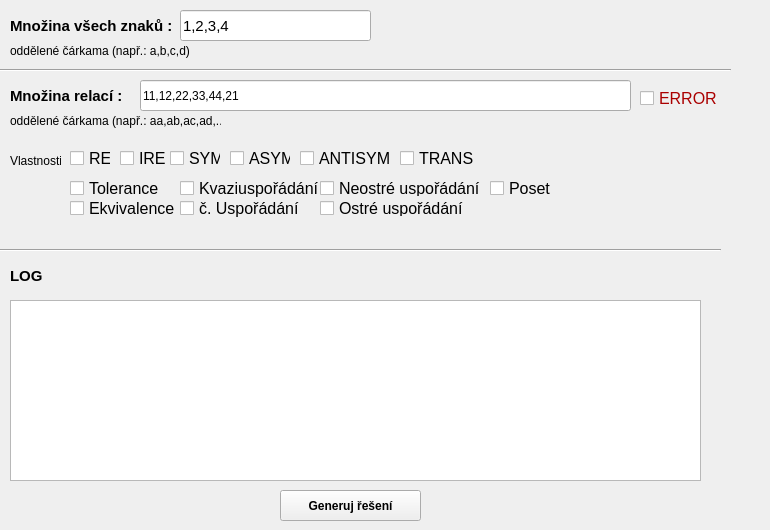
    <widget class="QWidget" name="tab">
     <attribute name="title">
      <string>Relace</string>
     </attribute>
     <widget class="QLabel" name="label">
      <property name="geometry">
       <rect>
        <x>10</x>
        <y>10</y>
        <width>181</width>
        <height>31</height>
       </rect>
      </property>
      <property name="font">
       <font>
        <pointsize>11</pointsize>
        <weight>75</weight>
        <bold>true</bold>
       </font>
      </property>
      <property name="text">
       <string>Množina všech znaků :</string>
      </property>
     </widget>
     <widget class="QLineEdit" name="i_chars">
      <property name="geometry">
       <rect>
        <x>180</x>
        <y>10</y>
        <width>191</width>
        <height>31</height>
       </rect>
      </property>
      <property name="font">
       <font>
        <pointsize>11</pointsize>
       </font>
      </property>
      <property name="text">
       <string>1,2,3,4</string>
      </property>
     </widget>
     <widget class="QLabel" name="label_4">
      <property name="geometry">
       <rect>
        <x>10</x>
        <y>40</y>
        <width>201</width>
        <height>21</height>
       </rect>
      </property>
      <property name="text">
       <string>oddělené čárkama (např.: a,b,c,d)</string>
      </property>
     </widget>
     <widget class="Line" name="line">
      <property name="geometry">
       <rect>
        <x>0</x>
        <y>60</y>
        <width>731</width>
        <height>20</height>
       </rect>
      </property>
      <property name="orientation">
       <enum>Qt::Horizontal</enum>
      </property>
     </widget>
     <widget class="QLabel" name="label_2">
      <property name="geometry">
       <rect>
        <x>10</x>
        <y>80</y>
        <width>181</width>
        <height>31</height>
       </rect>
      </property>
      <property name="font">
       <font>
        <pointsize>11</pointsize>
        <weight>75</weight>
        <bold>true</bold>
       </font>
      </property>
      <property name="text">
       <string>Množina relací :</string>
      </property>
     </widget>
     <widget class="QLineEdit" name="i_rels">
      <property name="geometry">
       <rect>
        <x>140</x>
        <y>80</y>
        <width>491</width>
        <height>31</height>
       </rect>
      </property>
      <property name="text">
       <string>11,12,22,33,44,21</string>
      </property>
     </widget>
     <widget class="QLabel" name="label_5">
      <property name="geometry">
       <rect>
        <x>10</x>
        <y>110</y>
        <width>211</width>
        <height>21</height>
       </rect>
      </property>
      <property name="text">
       <string>oddělené čárkama (např.: aa,ab,ac,ad,...)</string>
      </property>
     </widget>
     <widget class="QPushButton" name="updateBTN">
      <property name="geometry">
       <rect>
        <x>280</x>
        <y>490</y>
        <width>141</width>
        <height>31</height>
       </rect>
      </property>
      <property name="font">
       <font>
        <weight>75</weight>
        <bold>true</bold>
       </font>
      </property>
      <property name="text">
       <string>Generuj řešení</string>
      </property>
     </widget>
     <widget class="QCheckBox" name="c_err">
      <property name="enabled">
       <bool>true</bool>
      </property>
      <property name="geometry">
       <rect>
        <x>640</x>
        <y>90</y>
        <width>121</width>
        <height>17</height>
       </rect>
      </property>
      <property name="palette">
       <palette>
        <active>
         <colorrole role="WindowText">
          <brush brushstyle="SolidPattern">
           <color alpha="255">
            <red>170</red>
            <green>0</green>
            <blue>0</blue>
           </color>
          </brush>
         </colorrole>
         <colorrole role="Text">
          <brush brushstyle="SolidPattern">
           <color alpha="255">
            <red>255</red>
            <green>0</green>
            <blue>0</blue>
           </color>
          </brush>
         </colorrole>
         <colorrole role="ButtonText">
          <brush brushstyle="SolidPattern">
           <color alpha="255">
            <red>170</red>
            <green>0</green>
            <blue>0</blue>
           </color>
          </brush>
         </colorrole>
         <colorrole role="ToolTipText">
          <brush brushstyle="SolidPattern">
           <color alpha="255">
            <red>170</red>
            <green>0</green>
            <blue>0</blue>
           </color>
          </brush>
         </colorrole>
        </active>
        <inactive>
         <colorrole role="WindowText">
          <brush brushstyle="SolidPattern">
           <color alpha="255">
            <red>170</red>
            <green>0</green>
            <blue>0</blue>
           </color>
          </brush>
         </colorrole>
         <colorrole role="Text">
          <brush brushstyle="SolidPattern">
           <color alpha="255">
            <red>255</red>
            <green>0</green>
            <blue>0</blue>
           </color>
          </brush>
         </colorrole>
         <colorrole role="ButtonText">
          <brush brushstyle="SolidPattern">
           <color alpha="255">
            <red>170</red>
            <green>0</green>
            <blue>0</blue>
           </color>
          </brush>
         </colorrole>
         <colorrole role="ToolTipText">
          <brush brushstyle="SolidPattern">
           <color alpha="255">
            <red>170</red>
            <green>0</green>
            <blue>0</blue>
           </color>
          </brush>
         </colorrole>
        </inactive>
        <disabled>
         <colorrole role="WindowText">
          <brush brushstyle="SolidPattern">
           <color alpha="255">
            <red>120</red>
            <green>120</green>
            <blue>120</blue>
           </color>
          </brush>
         </colorrole>
         <colorrole role="Text">
          <brush brushstyle="SolidPattern">
           <color alpha="255">
            <red>120</red>
            <green>120</green>
            <blue>120</blue>
           </color>
          </brush>
         </colorrole>
         <colorrole role="ButtonText">
          <brush brushstyle="SolidPattern">
           <color alpha="255">
            <red>120</red>
            <green>120</green>
            <blue>120</blue>
           </color>
          </brush>
         </colorrole>
         <colorrole role="ToolTipText">
          <brush brushstyle="SolidPattern">
           <color alpha="255">
            <red>170</red>
            <green>0</green>
            <blue>0</blue>
           </color>
          </brush>
         </colorrole>
        </disabled>
       </palette>
      </property>
      <property name="font">
       <font>
        <pointsize>12</pointsize>
       </font>
      </property>
      <property name="text">
       <string>ERROR</string>
      </property>
      <property name="checkable">
       <bool>true</bool>
      </property>
     </widget>
     <widget class="QLabel" name="label_6">
      <property name="geometry">
       <rect>
        <x>10</x>
        <y>260</y>
        <width>361</width>
        <height>31</height>
       </rect>
      </property>
      <property name="font">
       <font>
        <pointsize>11</pointsize>
        <weight>75</weight>
        <bold>true</bold>
       </font>
      </property>
      <property name="text">
       <string>LOG</string>
      </property>
     </widget>
     <widget class="QCheckBox" name="c_asym">
      <property name="enabled">
       <bool>true</bool>
      </property>
      <property name="geometry">
       <rect>
        <x>230</x>
        <y>150</y>
        <width>61</width>
        <height>17</height>
       </rect>
      </property>
      <property name="font">
       <font>
        <pointsize>12</pointsize>
       </font>
      </property>
      <property name="toolTipDuration">
       <number>9999999</number>
      </property>
      <property name="text">
       <string>ASYM</string>
      </property>
      <property name="checkable">
       <bool>true</bool>
      </property>
     </widget>
     <widget class="QCheckBox" name="c_ekv">
      <property name="enabled">
       <bool>true</bool>
      </property>
      <property name="geometry">
       <rect>
        <x>70</x>
        <y>200</y>
        <width>121</width>
        <height>17</height>
       </rect>
      </property>
      <property name="font">
       <font>
        <pointsize>12</pointsize>
       </font>
      </property>
      <property name="toolTipDuration">
       <number>9999999</number>
      </property>
      <property name="text">
       <string>Ekvivalence</string>
      </property>
      <property name="checkable">
       <bool>true</bool>
      </property>
     </widget>
     <widget class="QCheckBox" name="c_sym">
      <property name="enabled">
       <bool>true</bool>
      </property>
      <property name="geometry">
       <rect>
        <x>170</x>
        <y>150</y>
        <width>51</width>
        <height>17</height>
       </rect>
      </property>
      <property name="font">
       <font>
        <pointsize>12</pointsize>
       </font>
      </property>
      <property name="toolTipDuration">
       <number>9999999</number>
      </property>
      <property name="text">
       <string>SYM</string>
      </property>
      <property name="checkable">
       <bool>true</bool>
      </property>
     </widget>
     <widget class="QCheckBox" name="c_anti">
      <property name="enabled">
       <bool>true</bool>
      </property>
      <property name="geometry">
       <rect>
        <x>300</x>
        <y>150</y>
        <width>91</width>
        <height>16</height>
       </rect>
      </property>
      <property name="font">
       <font>
        <pointsize>12</pointsize>
       </font>
      </property>
      <property name="toolTipDuration">
       <number>9999999</number>
      </property>
      <property name="text">
       <string>ANTISYM</string>
      </property>
      <property name="checkable">
       <bool>true</bool>
      </property>
     </widget>
     <widget class="QCheckBox" name="c_re">
      <property name="enabled">
       <bool>true</bool>
      </property>
      <property name="geometry">
       <rect>
        <x>70</x>
        <y>150</y>
        <width>41</width>
        <height>17</height>
       </rect>
      </property>
      <property name="font">
       <font>
        <pointsize>12</pointsize>
       </font>
      </property>
      <property name="toolTipDuration">
       <number>9999999</number>
      </property>
      <property name="text">
       <string>RE</string>
      </property>
      <property name="checkable">
       <bool>true</bool>
      </property>
     </widget>
     <widget class="QLabel" name="label_3">
      <property name="geometry">
       <rect>
        <x>10</x>
        <y>150</y>
        <width>51</width>
        <height>21</height>
       </rect>
      </property>
      <property name="text">
       <string>Vlastnosti:</string>
      </property>
     </widget>
     <widget class="QCheckBox" name="c_ire">
      <property name="enabled">
       <bool>true</bool>
      </property>
      <property name="geometry">
       <rect>
        <x>120</x>
        <y>150</y>
        <width>51</width>
        <height>17</height>
       </rect>
      </property>
      <property name="font">
       <font>
        <pointsize>12</pointsize>
       </font>
      </property>
      <property name="toolTipDuration">
       <number>9999999</number>
      </property>
      <property name="text">
       <string>IRE</string>
      </property>
      <property name="checkable">
       <bool>true</bool>
      </property>
     </widget>
     <widget class="Line" name="line_2">
      <property name="geometry">
       <rect>
        <x>0</x>
        <y>240</y>
        <width>721</width>
        <height>20</height>
       </rect>
      </property>
      <property name="orientation">
       <enum>Qt::Horizontal</enum>
      </property>
     </widget>
     <widget class="QPlainTextEdit" name="g_all">
      <property name="enabled">
       <bool>true</bool>
      </property>
      <property name="geometry">
       <rect>
        <x>10</x>
        <y>300</y>
        <width>691</width>
        <height>181</height>
       </rect>
      </property>
      <property name="font">
       <font>
        <pointsize>11</pointsize>
       </font>
      </property>
      <property name="readOnly">
       <bool>true</bool>
      </property>
     </widget>
     <widget class="QCheckBox" name="c_trans">
      <property name="enabled">
       <bool>true</bool>
      </property>
      <property name="geometry">
       <rect>
        <x>400</x>
        <y>150</y>
        <width>81</width>
        <height>17</height>
       </rect>
      </property>
      <property name="font">
       <font>
        <pointsize>12</pointsize>
       </font>
      </property>
      <property name="toolTipDuration">
       <number>9999999</number>
      </property>
      <property name="text">
       <string>TRANS</string>
      </property>
      <property name="checkable">
       <bool>true</bool>
      </property>
     </widget>
     <widget class="QCheckBox" name="c_uspo">
      <property name="enabled">
       <bool>true</bool>
      </property>
      <property name="geometry">
       <rect>
        <x>180</x>
        <y>200</y>
        <width>121</width>
        <height>17</height>
       </rect>
      </property>
      <property name="font">
       <font>
        <pointsize>12</pointsize>
       </font>
      </property>
      <property name="toolTipDuration">
       <number>9999999</number>
      </property>
      <property name="text">
       <string>č. Uspořádání</string>
      </property>
      <property name="checkable">
       <bool>true</bool>
      </property>
     </widget>
     <widget class="QCheckBox" name="c_toler">
      <property name="enabled">
       <bool>true</bool>
      </property>
      <property name="geometry">
       <rect>
        <x>70</x>
        <y>180</y>
        <width>121</width>
        <height>17</height>
       </rect>
      </property>
      <property name="font">
       <font>
        <pointsize>12</pointsize>
       </font>
      </property>
      <property name="toolTipDuration">
       <number>9999999</number>
      </property>
      <property name="text">
       <string>Tolerance</string>
      </property>
      <property name="checkable">
       <bool>true</bool>
      </property>
     </widget>
     <widget class="QCheckBox" name="c_kvazi">
      <property name="enabled">
       <bool>true</bool>
      </property>
      <property name="geometry">
       <rect>
        <x>180</x>
        <y>180</y>
        <width>161</width>
        <height>17</height>
       </rect>
      </property>
      <property name="font">
       <font>
        <pointsize>12</pointsize>
       </font>
      </property>
      <property name="toolTipDuration">
       <number>9999999</number>
      </property>
      <property name="text">
       <string>Kvaziuspořádání</string>
      </property>
      <property name="checkable">
       <bool>true</bool>
      </property>
     </widget>
     <widget class="QCheckBox" name="c_neostre">
      <property name="enabled">
       <bool>true</bool>
      </property>
      <property name="geometry">
       <rect>
        <x>320</x>
        <y>180</y>
        <width>161</width>
        <height>16</height>
       </rect>
      </property>
      <property name="font">
       <font>
        <pointsize>12</pointsize>
       </font>
      </property>
      <property name="toolTipDuration">
       <number>9999999</number>
      </property>
      <property name="text">
       <string>Neostré uspořádání</string>
      </property>
      <property name="checkable">
       <bool>true</bool>
      </property>
     </widget>
     <widget class="QCheckBox" name="c_ostre">
      <property name="enabled">
       <bool>true</bool>
      </property>
      <property name="geometry">
       <rect>
        <x>320</x>
        <y>200</y>
        <width>161</width>
        <height>16</height>
       </rect>
      </property>
      <property name="font">
       <font>
        <pointsize>12</pointsize>
       </font>
      </property>
      <property name="toolTipDuration">
       <number>9999999</number>
      </property>
      <property name="text">
       <string>Ostré uspořádání</string>
      </property>
      <property name="checkable">
       <bool>true</bool>
      </property>
     </widget>
     <widget class="QCheckBox" name="c_poset">
      <property name="enabled">
       <bool>true</bool>
      </property>
      <property name="geometry">
       <rect>
        <x>490</x>
        <y>180</y>
        <width>121</width>
        <height>17</height>
       </rect>
      </property>
      <property name="font">
       <font>
        <pointsize>12</pointsize>
       </font>
      </property>
      <property name="toolTipDuration">
       <number>9999999</number>
      </property>
      <property name="text">
       <string>Poset</string>
      </property>
      <property name="checkable">
       <bool>true</bool>
      </property>
     </widget>
    </widget>
